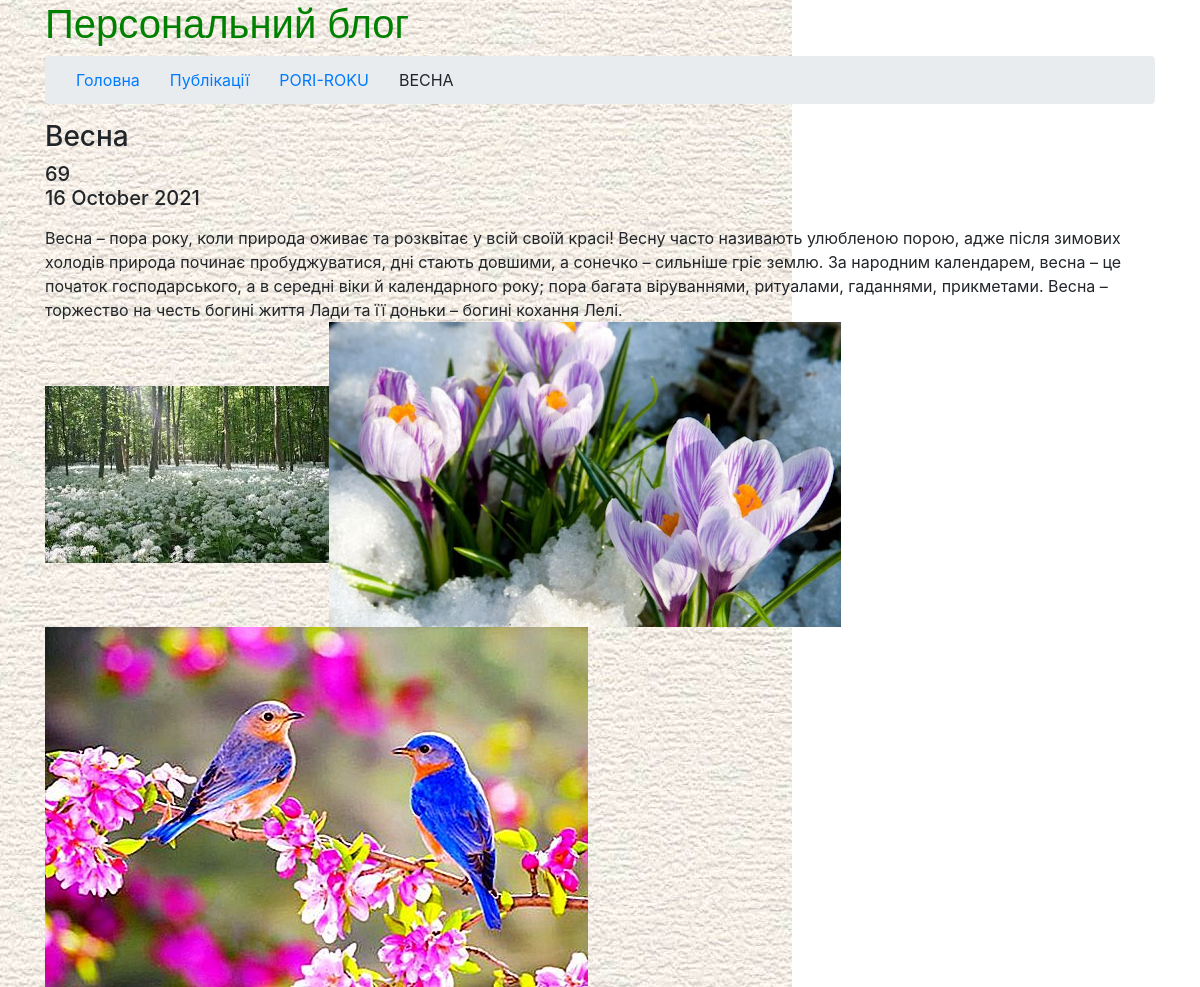
/articles/2021/10/16/vesna, run on the app's committed database.
### app_blog/models.py (models this page shows, shortened)
class Article(models.Model):
    title = models.CharField(u'Заголовок', max_length=250, help_text=u'Максимум 250 символів')
    description = models.TextField(blank=True, verbose_name=u'Опис')
    pub_date = models.DateTimeField(u'Дата публікації', auto_now=True)
    slug = models.SlugField(u'Слаг', unique_for_date='pub_date')
    main_page = models.BooleanField(u'Головна', default=False, help_text=u'Показувати на головній сторінці')
    category = models.ForeignKey(Category, related_name='articles', blank=True, null=True, verbose_name=u'Категорія',
                                 on_delete=models.CASCADE)
    objects = models.Manager()
    class Meta:
        ordering = ['-pub_date']
        verbose_name = u'Стаття'
        verbose_name_plural = u'Статті'

class Category(models.Model):
    category = models.CharField(u'Категорія', max_length=250, help_text=u'Максимум 250 символів')
    slug = models.SlugField(u'Слаг')
    objects = models.Manager()
    class Meta:
        verbose_name = u'Категорія для публікації'
        verbose_name_plural = u'Категорії для публікацій'
    def __str__(self):
        return self.category
    def get_absolute_url(self):
        try:
            url = reverse('articles-category-list', kwargs={'slug': self.category})
        except:
            url = "/"
        return url

class ArticleImage(models.Model):
    article = models.ForeignKey(Article, verbose_name=u'Стаття', related_name='images', on_delete=models.CASCADE)
    image = models.ImageField(u'Фото', upload_to='photos')
    title = models.CharField(u'Заголовок', max_length=250,
                             help_text=u'Максимум 250символів', blank=True)
    class Meta:
        verbose_name = u'Фото для статті'
        verbose_name_plural = u'Фото для статті'

### app_blog/views.py (the view)
# urls.py: path(r'articles/<year>/<month>/<day>/<slug>', ArticleDetail.as_view(), name='news-detail'),
class ArticleDetail(DateDetailView):
    model = Article
    template_name = 'article_detail.html'
    context_object_name = 'item'
    date_field = 'pub_date'
    query_pk_and_slug = True
    month_format = '%m'
    allow_future = True
    def get_context_data(self, *args, **kwargs):
        context = super(ArticleDetail, self).get_context_data(*args, **kwargs)
        try:
            context['images'] = context['item'].images.all()
        except:
            pass
        return context

### app_blog/templates/article_detail.html (shortened to what this page needs)
<!DOCTYPE html>
{% extends "base.html" %}
{% load static %}
{% block content %}{% endblock %}

### app_blog/static/css/main.css (style rules this page uses)
body { background-image: url('../img/bg.jpg'); background-repeat: repeat-y; }
body > div > div > ol > li { margin: 0 15px; }

### data on the page
Article: category+title+pub_date "Головна Публікації PORI-ROKU ВЕСНА Весна 69 16 October 2021 Весна – пора року, коли природа оживає та розквітає у всій своїй красі! Весну часто називають улюбленою порою, адже після зимових холодів природа починає пробуджуватися, дні стають довшими, а сонечко – сильніше гріє землю. За народним календарем, весна – це початок господарського, а в середні віки й календарного року; пора багата віруваннями, ритуалами, гаданнями, прикметами. Весна – торжество на честь богині життя Лади та її доньки – богині кохання Лелі.", category+title+pub_date (picture)
